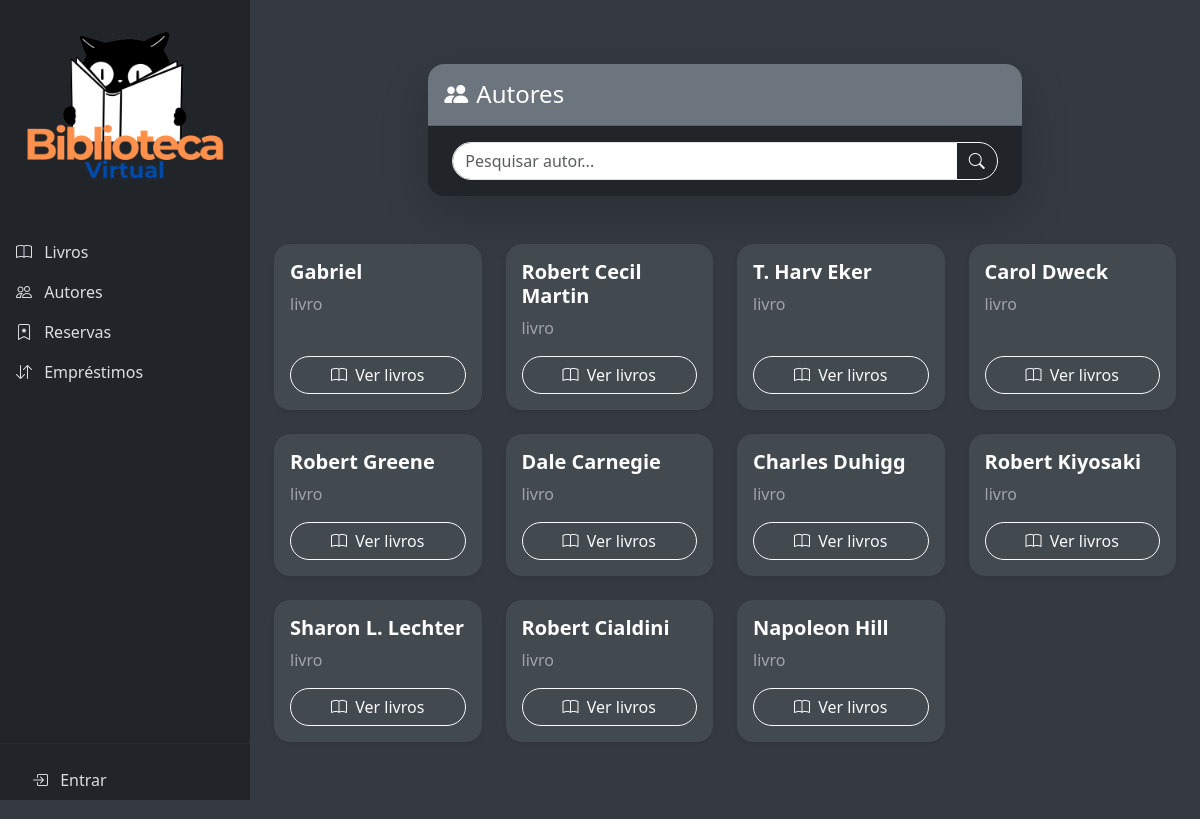
The page /autores/ on the database its author committed.
### biblioteca/models.py (models this page shows, shortened)
class Autor(models.Model):
    nome = models.CharField(max_length=100, unique=True)
    biografia = models.TextField(blank=True)

### biblioteca/views.py (the view)
# urls.py: path('autores/', AutorListView.as_view(),   name='autor-lista'),
class AutorListView(generic.ListView):
    model = Autor
    template_name = 'autores/lista.html'  # ou o nome correto
    context_object_name = 'autores'
    paginate_by = 12  # ou o número que estiver usando
    def get_queryset(self):
        queryset = super().get_queryset()
        q = self.request.GET.get('q')
        if q:
            queryset = queryset.filter(nome__icontains=q)
        return queryset

### biblioteca/templates/autores/lista.html (shortened to what this page needs)
{% extends 'base.html' %}
{% block content %}
<div class="container py-5">
    <div class="row justify-content-center mb-4">
        <div class="col-md-10 col-lg-8">
            <div class="card bg-dark text-white shadow-lg border-0 rounded-4">
                <div class="card-header bg-secondary text-white rounded-top-4 py-3 d-flex justify-content-between align-items-center">
                    <h4 class="mb-0 d-flex align-items-center">
                        <i class="bi bi-people-fill me-2 fs-4"></i> Autores
                    </h4>
                </div>
                <div class="card-body px-4 py-3">
                    <form method="get" class="mb-0">
                        <div class="input-group">
                            <input type="text" name="q" class="form-control rounded-start-pill" placeholder="Pesquisar autor..." value="{{ request.GET.q }}">
                            <button type="submit" class="btn btn-outline-light rounded-end-pill">
                                <i class="bi bi-search"></i>
                            </button>
                        </div>
                    </form>
                </div>
            </div>
        </div>
    </div>
    <div class="row mb-5 mt-5">
        {% for autor in autores %}
        <div class="col-md-6 col-lg-4 col-xl-3 mb-4">
            <div class="card h-100 shadow-sm border-0 rounded-4 bg-secondary bg-opacity-25 text-white">
                <div class="card-body d-flex flex-column">
                    <h5 class="card-title fw-bold">{{ autor.nome }}</h5>
                    <p class="card-text text-white-50 mb-3">
                        {{ autor.qtd_livros }} livro{{ autor.qtd_livros|pluralize }}
                    </p>
                    <a href="{% url 'autor-detalhe' autor.pk %}" class="btn btn-outline-light rounded-pill mt-auto">
                        <i class="bi bi-book me-1"></i> Ver livros
                    </a>
                </div>
            </div>
        </div>
        {% empty %}
        <div class="col-12 text-center text-white">
            <p class="fs-5">Nenhum autor cadastrado.</p>
        </div>
        {% endfor %}
    </div>
</div>
{% endblock %}

### biblioteca/templates/base.html (style rules this page uses)
body { background-color: #343a40; margin: 0; padding-left: 250px; }

### rows shown on the page
Autor: nome "Gabriel"
Autor: nome "Robert Cecil Martin"
Autor: nome "T. Harv Eker"
Autor: nome "Carol Dweck"
Autor: nome "Robert Greene"
Autor: nome "Dale Carnegie"
Autor: nome "Charles Duhigg"
Autor: nome "Robert Kiyosaki"
Autor: nome "Sharon L. Lechter"
Autor: nome "Robert Cialdini"
Autor: nome "Napoleon Hill"
